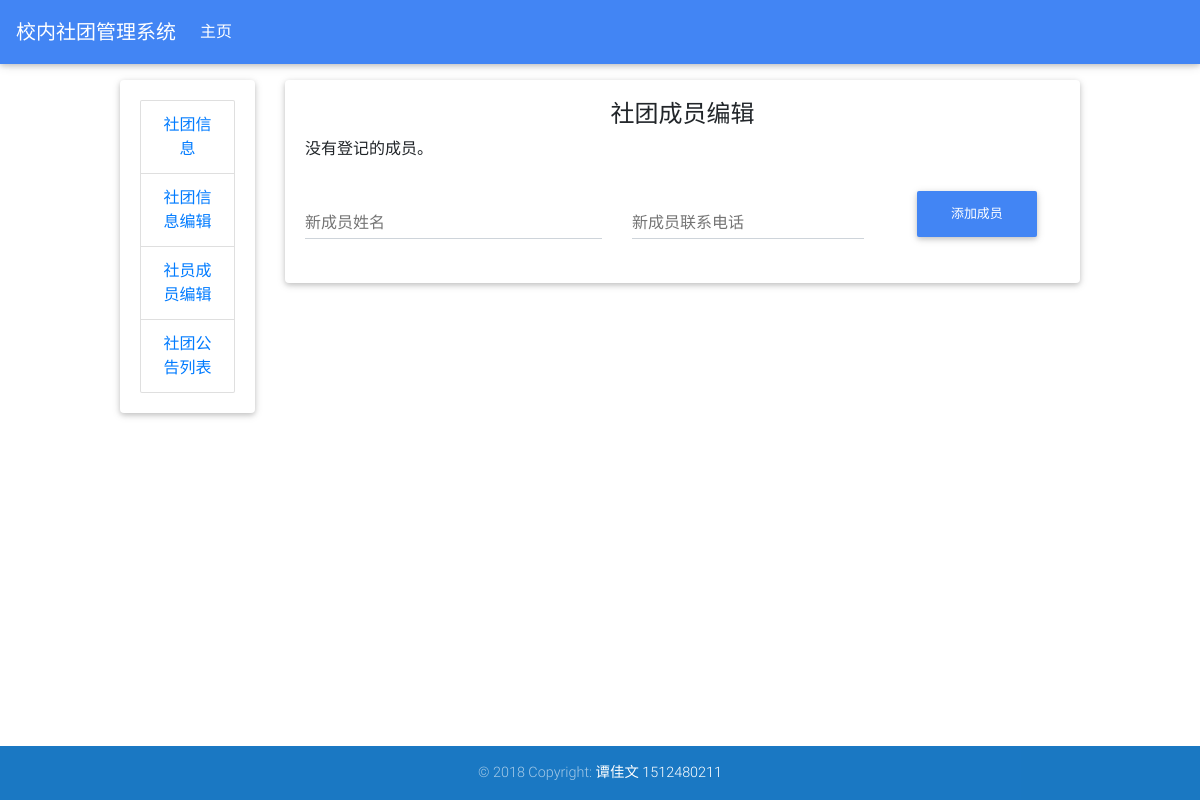
Page /founder/assoc/8/members/ on the earlier database version.
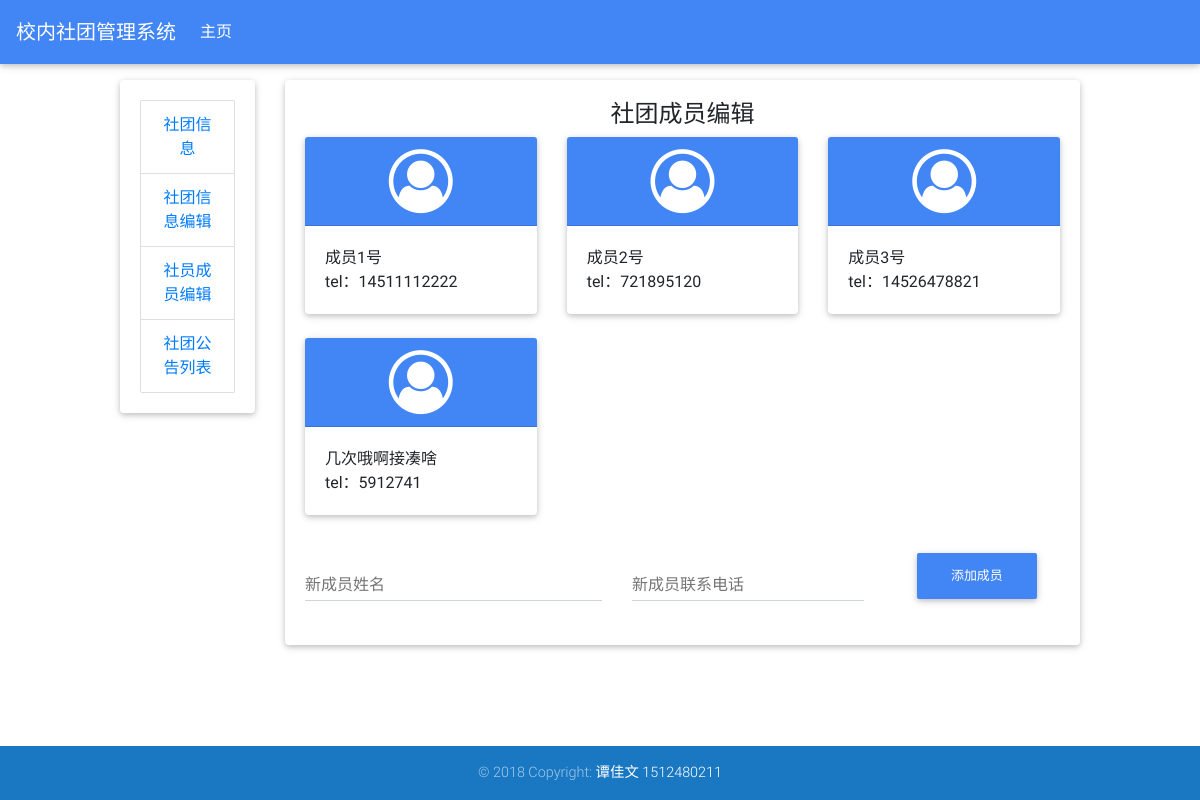
Same page on the later database version.
### AssocMgnt/models.py (models this page shows, shortened)
class Member(models.Model):
    association = models.ForeignKey(Association, on_delete=CASCADE, db_column='association', related_name='association',
                                    verbose_name='社团')
    name = models.CharField(max_length=32, null=False, verbose_name='姓名')
    tel = models.CharField(max_length=48, null=False, verbose_name='联系电话')
    class Meta:
        verbose_name_plural = verbose_name = '社团成员'
        db_table = 'member'

### AssocMgnt/views/founder_views.py (the view, shortened to what this page needs)
class assoc_id_members(View):
    def get(self, request: WSGIRequest, assoc_id: int):
        members = Member.objects.filter(association_id=assoc_id).all()
        button = tSubmitButton(text='添加成员')
        return render(request, 'founder/assoc_id_member.html',
                      {'button': button,
                       'members': members,
                       'assoc_id': assoc_id})

### AssocMgnt/template_models.py (called while the page is built)
def tButton(**kwargs):
    d = {'btn_class': 'btn-primary',
         'text': '按钮标题',
         'data_toggle': '',
         'data_target': '',
         'data_dismiss': 'modal',
         }.copy()
    d.update(kwargs)
    return d

def tSubmitButton(**kwargs):
    d = tButton(**kwargs)
    d.update(tag='submit')
    d.update(**kwargs)
    return d

### AssocMgnt/views/__init__.py (called while the page is built)
@wraps(django_render)
def render(request, template_name, context):
    ctx = default_context(request)
    ctx.update(context)
    return django_render(request, template_name, context=ctx)

def default_context(request: WSGIRequest):
    return {'user': request.user,
            'params': request.content_params}

### templates/founder/assoc_id_member.html (shortened to what this page needs)
{% extends "level1_founder.html" %}
{% block side %}
  <div class="list-group">
    <a href="/founder/assoc/{{ assoc_id }}/" class="list-group-item waves-effect">社团信息</a>
    <a href="/founder/assoc/{{ assoc_id }}/edit/" class="list-group-item waves-effect">社团信息编辑</a>
    <a href="/founder/assoc/{{ assoc_id }}/members/" class="list-group-item waves-effect">社员成员编辑</a>
    <a href="/founder/assoc/{{ assoc_id }}/bulletin/" class="list-group-item waves-effect">社团公告列表</a>
  </div>
{% endblock %}
{% block main %}
  <form action="" method="post">
    <div class="row">
      <div class="col-12"><h4>社团成员编辑</h4></div>
      {% for member in members %}
        <div class="col-4 mb-4">
          {% include "models/member.html" %}
        </div>
      {% empty %}
        <div class="col-12">
          <p class="text-left">没有登记的成员。</p>
        </div>
      {% endfor %}
    </div>
    <div class="row">
      <div class="col-5">
        <div class="md-form">
          <input type="text" id="i1" name="name" class="form-control">
          <label for="i1">新成员姓名</label>
        </div>
      </div>
      <div class="col-4">
        <div class="md-form">
          <input type="text" id="i2" name="tel" class="form-control">
          <label for="i2">新成员联系电话</label>
        </div>
      </div>
      <div class="col-3">
        <div class="mt-2">
          {% include "button_snippet.html" %}
        </div>
      </div>
    </div>
  </form>
{% endblock %}

### templates/models/member.html
<div class="card">
  <div class="card-header primary-color">
    <i class="fa fa-user-circle-o fa-4x white-ic" aria-hidden="true"></i>
  </div>
  <div class="card-body">
    <p class="text-left mb-0">{{ member.name|default:'成员姓名' }}</p>
    <p class="text-left mb-0">tel：{{ member.tel|default:'联系电话' }}</p>
  </div>
</div>

Differences in the rows shown:
added Member: name "成员1号", tel "14511112222"
added Member: name "成员2号", tel "721895120"
added Member: name "成员3号", tel "14526478821"
added Member: name "几次哦啊接凑啥", tel "5912741"
Other differences:
text no longer shown: "没有登记的成员。"
